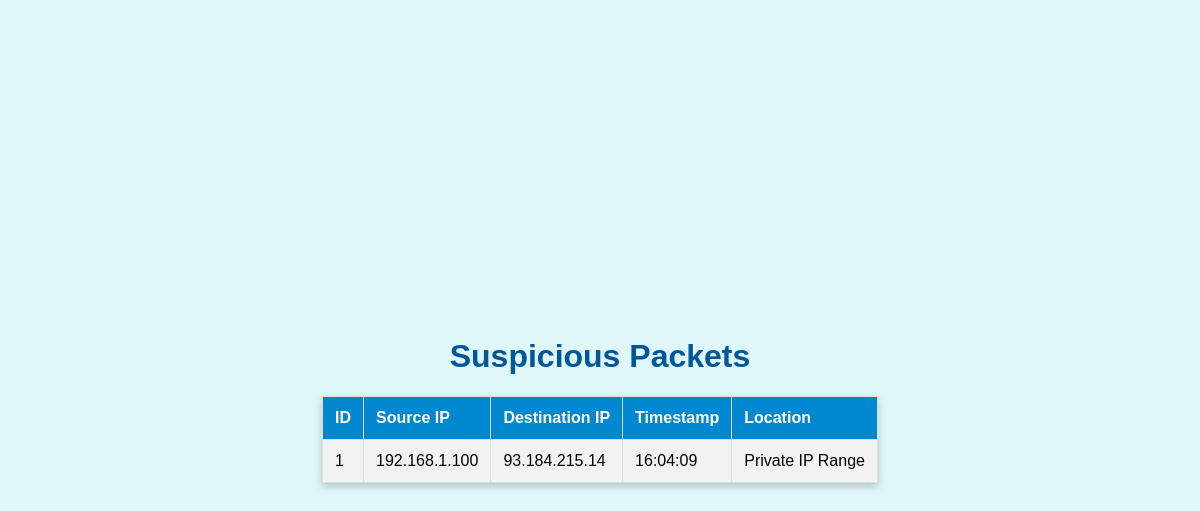
Before: / with the older database file.
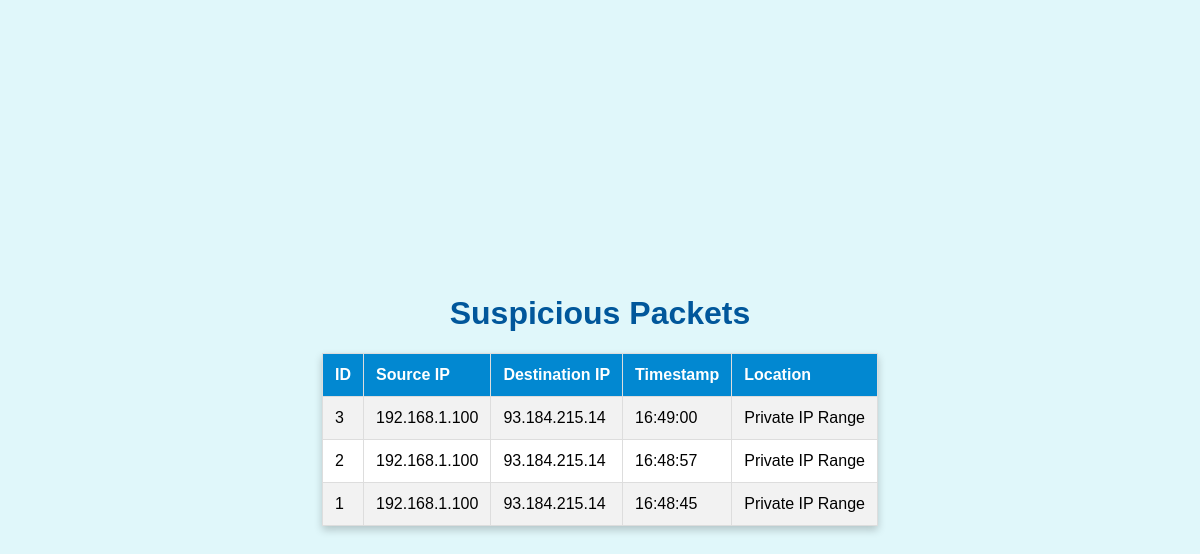
After: the same page with the newer database file.
### tables this page shows
CREATE TABLE suspicious_packets (
            id INTEGER PRIMARY KEY AUTOINCREMENT,
            src_ip TEXT,
            dest_ip TEXT,
            timestamp DATETIME
        );

### web_dashboard.py (the view)
@app.route('/')
def index():
    packets = get_packets()
    return render_template('index.html', packets=packets)

### geo_ip.py (called while the page is built)
def is_private_ip(ip):
    return ipaddress.ip_address(ip).is_private

### web_dashboard.py (called while the page is built)
def get_packets():
    conn = sqlite3.connect('network_monitor.db')
    c = conn.cursor()
    c.execute('SELECT * FROM suspicious_packets ORDER BY timestamp DESC')
    packets = c.fetchall()
    conn.close()
    packetsWithLocation = []
    for packet in packets:
        sourceIP = packet[1]
        if is_private_ip(sourceIP):
            location = "Private IP Range"
        else:
            geo_info = get_geo_location(sourceIP)
            city = geo_info.get('city', 'N/A')
            country = geo_info.get('country', 'N/A')
            location = f"{city}, {country}"
        packetsWithLocation.append((*packet, location))
    print("Fetched packets:", packetsWithLocation)
    return packetsWithLocation

### templates/index.html (shortened to what this page needs)
<!doctype html>
<html>
<head>
</head>
<body>
    <div class="content">
        <h1>Suspicious Packets</h1>
        <table>
            <tr>
                <th>ID</th>
                <th>Source IP</th>
                <th>Destination IP</th>
                <th>Timestamp</th>
                <th>Location</th>
            </tr>
            {% for packet in packets %}
            <tr>
                <td>{{ packet[0] }}</td>
                <td>{{ packet[1] }}</td>
                <td>{{ packet[2] }}</td>
                <td>{{ packet[3] }}</td>
                <td>{{ packet[4] }}</td>
            </tr>
            {% endfor %}
        </table>
    </div>
</body>
</html>

Changed rows visible on the page:
added suspicious_packets: id "3", src_ip "192.168.1.100", dest_ip "93.184.215.14", timestamp "16:49:00", packet "Private IP Range"
added suspicious_packets: id "2", src_ip "192.168.1.100", dest_ip "93.184.215.14", timestamp "16:48:57", packet "Private IP Range"
changed suspicious_packets id 1: timestamp "16:04:09" → "16:48:45"
